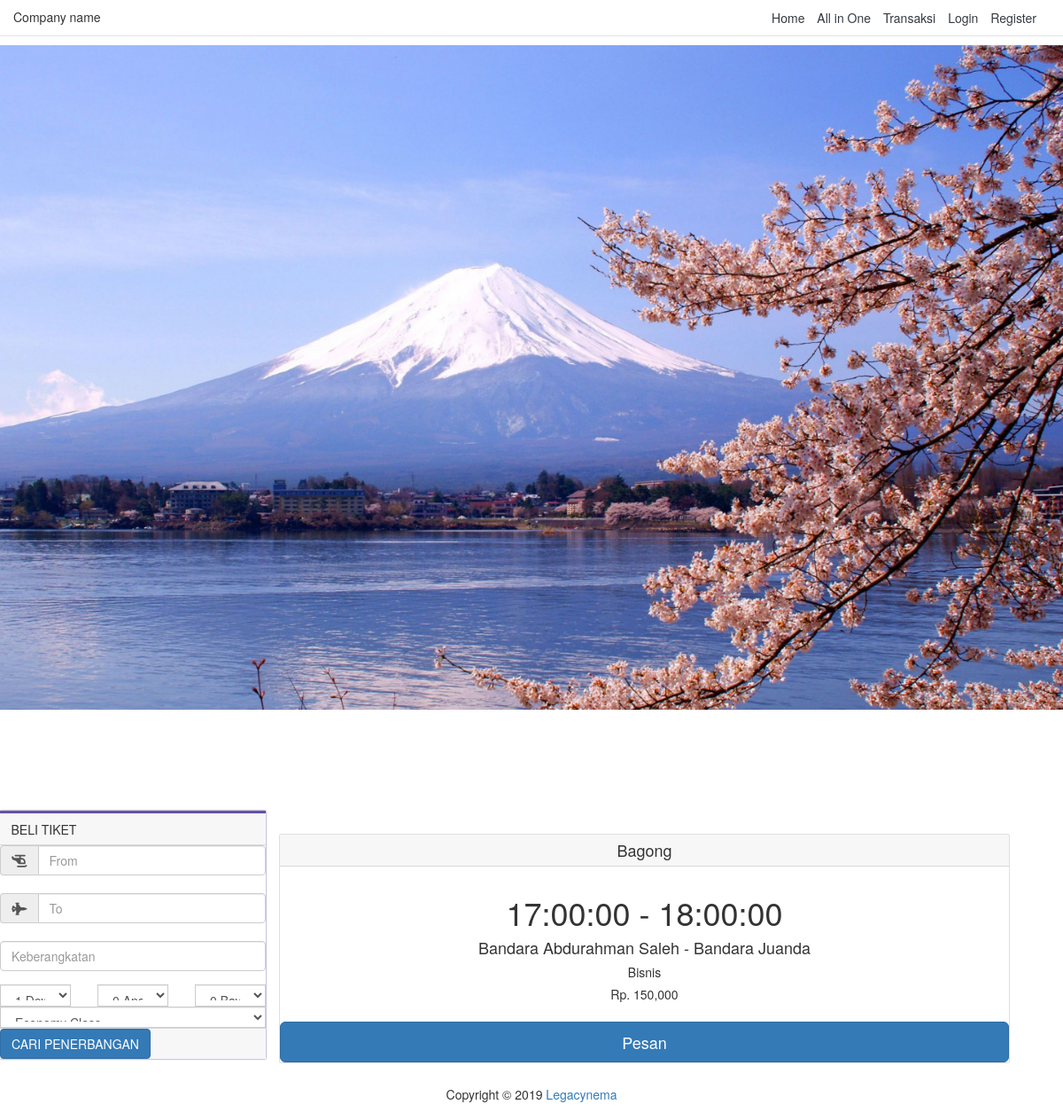
/index.php/input/flight, run on an earlier commit of the app's database.
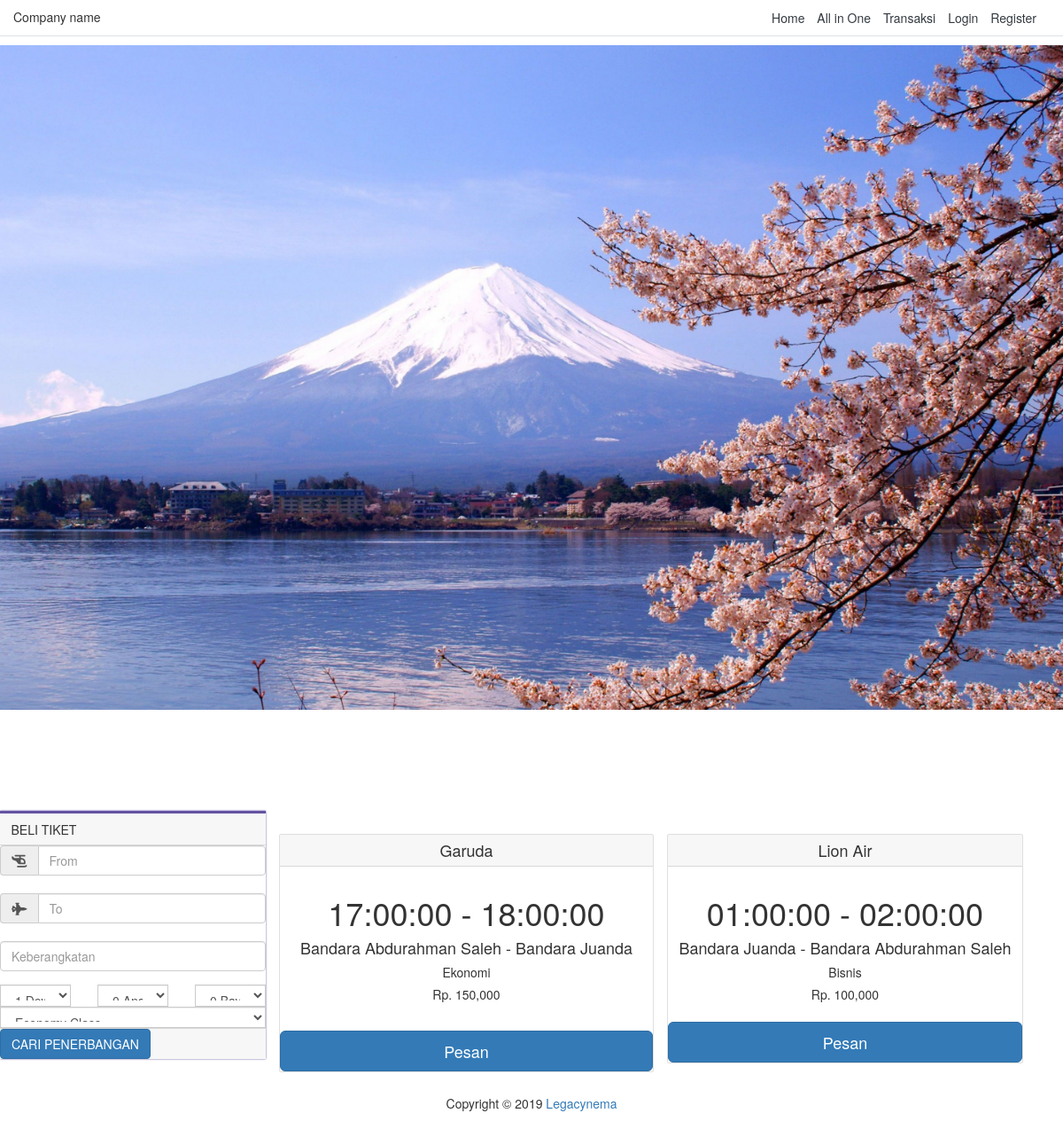
And on a later commit of the database.
### tables this page shows
CREATE TABLE `transport` (
  `id_transport` int(11) NOT NULL,
  `class` int(11) NOT NULL,
  `jenis_transport` int(11) NOT NULL,
  `nama_transp` varchar(50) NOT NULL,
  `tanggal` date NOT NULL,
  `tempat_asal` int(11) NOT NULL,
  `tempat_tujuan` int(11) NOT NULL,
  `jam_berangkat` time NOT NULL,
  `jam_tiba` time NOT NULL,
  `kisaran` varchar(50) NOT NULL,
  `harga` int(11) NOT NULL
);

CREATE TABLE `tempat_transport` (
  `id_tempat` int(11) NOT NULL,
  `nama_tempat` varchar(50) NOT NULL,
  `jenis_tempat` int(11) NOT NULL,
  `id_kota` int(11) NOT NULL
);

CREATE TABLE `class` (
  `id_class` int(11) NOT NULL,
  `nama_class` varchar(50) NOT NULL
);

### application/controllers/Input.php (called while the page is built, shortened)
<?php
class Input extends CI_Controller {
    public function flight()
	{
		$this->load->view('navbar');
		$this->load->view('input/flight');
		$this->load->view('footer');
    }
}

### index.php (called while the page is built, shortened)
<?php
require_once BASEPATH.'core/CodeIgniter.php';

### application/views/input/flight.php (the view, shortened to what this page needs)
<!DOCTYPE html>
<html lang="en">
<head>
	<link href="https://maxcdn.bootstrapcdn.com/bootstrap/4.0.0-alpha.6/css/bootstrap.min.css" rel="stylesheet">
	<link rel="stylesheet" href="<?= base_url('node_modules/') ?>bootstrap/dist/css/bootstrap.css">
</head>
<body>
	<div class="aem-Grid aem-Grid--12 aem-Grid--default--12  ">
		<div class="slideshow aem-GridColumn aem-GridColumn--default--12">
			<div class="slideshow-image full-width">
				<div style="position:relative">
					<img src="<?= base_url('assets/') ?>img/bannerinput.jpg" class="d-block w-100" height="100%" alt="Slideshow">
				</div>
			</div>
		</div>
		<div class="book-flight-partner aem-GridColumn aem-GridColumn--default--12">
			<div class="col-lg-3 col-md-5 col-sm-6 col-xs-12 parent-book-partner no-gutters p-0" style="top: 114px;">
				<div class="card" style="border: 0;border-radius: 0 !important;border-top: 3px solid #6553a2;box-shadow: 0px 0px 2px #6553a2;">
					<form id="book-flight-form" novalidate="novalidate">
						<div class="card-header indt-book-header">
							BELI TIKET
						</div>
						<div class="card-block indt-book-body">
							<div class="input-group">
								<span class="input-group-addon" id="basic-addon1"><i class="fas fa-helicopter"></i></span>
								<input id="origin" name="origin" type="text" class="form-control ui-autocomplete-input" placeholder="From" aria-describedby="basic-addon1" autocomplete="off">
							</div>
							<br>
							<div class="input-group">
								<span class="input-group-addon" id="basic-addon1"><i class="fas fa-fighter-jet"></i></span>
								<input id="destination" name="destination" type="text" class="form-control ui-autocomplete-input" placeholder="To" aria-describedby="basic-addon1" autocomplete="off">
							</div>
							<br>
							<div class="row">
								<div class="col-12" id="parent-first-flight">
									<div class="form-group">
										<input type="text" onfocus="(this.type='date')" class="form-control" id="datetimepicker1" name="first-flight-date" placeholder="Keberangkatan" aria-describedby="basic-addon1">
									</div>
								</div>
							</div>
							<div class="row">
								<div class="col-4 col-md-4 p-r-0">
									<div class="input-group">
										<select id="paxAdult" class="form-control valid" aria-invalid="false">
											<option value="1" selected="selected">1 Dewasa</option>
										</select>
									</div>
								</div>
								<div class="col-4 col-md-4 p-r-0 p-l-7">
									<div class="input-group">
										<select id="paxChild" class="form-control">
											<option value="0" selected="selected">0 Anak-Anak</option>
										</select>
									</div>
								</div>
								<div class="col-4 col-md-4 p-l-7">
									<div class="input-group">
										<select id="paxInfant" class="form-control">
											<option value="0" selected="selected">0 Bayi</option>
										</select>
									</div>
								</div>
								<div class="col-12 col-md-12">
									<div class="input-group">
										<select id="cabin" class="form-control">
											<option value="E">Economy Class</option>
										</select>
									</div>
								</div>
							</div>
						</div>
						<div class="card-footer text-muted" style="padding: 0;">
							<button id="searchFlight" type="submit" class="btn btn-primary btn-book-flight">CARI PENERBANGAN</button>
						</div>
					</form>
				</div>
			</div>
		</div>
	</div>
	<br><br><br><br><br><br><br>
	<div class="container">
	<?php
		$this->db->select(
			't.id_transport as id,
			c.nama_class,
			jt.nama_transport,
			t.nama_transp,
			t.tanggal,
			tt.nama_tempat as berangkat,
			tb.nama_tempat as tiba,
			t.jam_berangkat,
			t.jam_tiba,
			t.kisaran,
			t.harga
			'
		);
		$this->db->join('class as c', 'c.id_class = t.class');
		$this->db->join('jenis_transport as jt', 'jt.id_transport = t.jenis_transport');
		$this->db->join('tempat_transport as tb', 'tb.id_tempat = t.tempat_tujuan');
		$query =  $this->db->join('tempat_transport as tt', 'tt.id_tempat = t.tempat_asal')->get('transport as t');
		foreach ($query->result_array() as $trans) :
		?>
		<div class="card-deck mb-3 text-center">
			<div class="card mb-4 shadow-sm">
				<div class="card-header">
					<h4 class="my-0 font-weight-normal"><?= $trans['nama_transp'] ?></h4>
				</div>
				<div class="card-body">
					<h1 class="card-title pricing-card-title"> <p><?= $trans['jam_berangkat'] ?> - <?= $trans['jam_tiba'] ?></p></h1>
					<h4><?= $trans['berangkat'] ?> - <?= $trans['tiba'] ?></h4>
					<h5><?= $trans['nama_class'] ?></h5>
					<h5>Rp. <?= number_format($trans['harga'])?></h5>
				</div>
				<button type="button" class="btn btn-lg btn-block btn-primary">Pesan</button>
			</div>
			<?php endforeach; ?>
		</div>
	</div>
</body>
</html>

What changed in the data, as far as the page shows it:
changed transport: nama_transp "Bagong" → "Garuda"; class.nama_class "Bisnis" → "Ekonomi"
added transport: nama_transp "Lion Air", jam_berangkat "01:00:00", jam_tiba "02:00:00", tempat_asal.nama_tempat "Bandara Juanda", tempat_tujuan.nama_tempat "Bandara Abdurahman Saleh", class.nama_class "Bisnis", harga "100,000"
